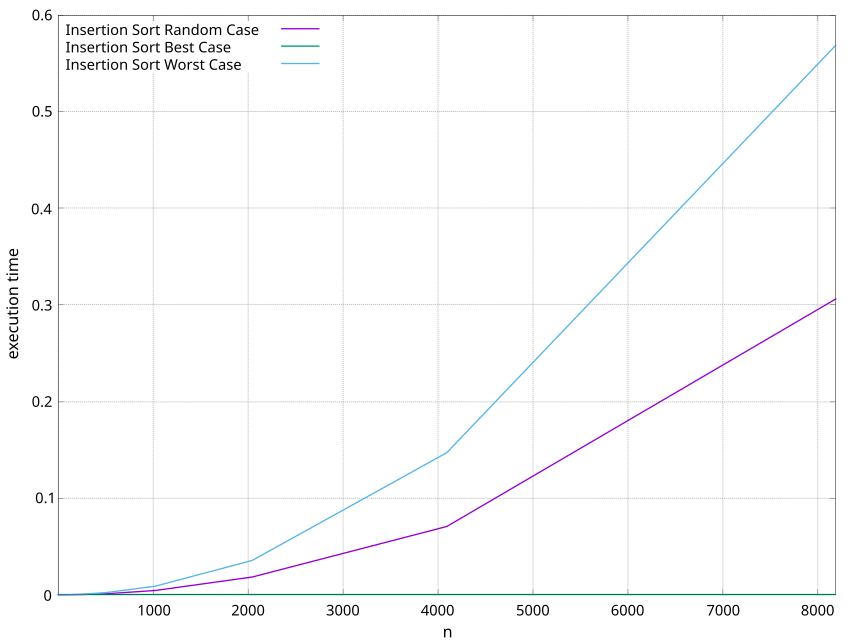

This figure's gnuplot source:
reset
set grid
set border lw 0.2;  
set key Left left font ",11"
set tics font ",11"
set xlabel "n" font ",12"
set ylabel "execution time" font ",12"   
set xrange [4:8192] 
plot "times3.dat" u 1:2 w l title "Insertion Sort Random Case",\
     "times3.dat" u 1:3 w l title "Insertion Sort Best Case",\
     "times3.dat" u 1:4 w l title "Insertion Sort Worst Case"
